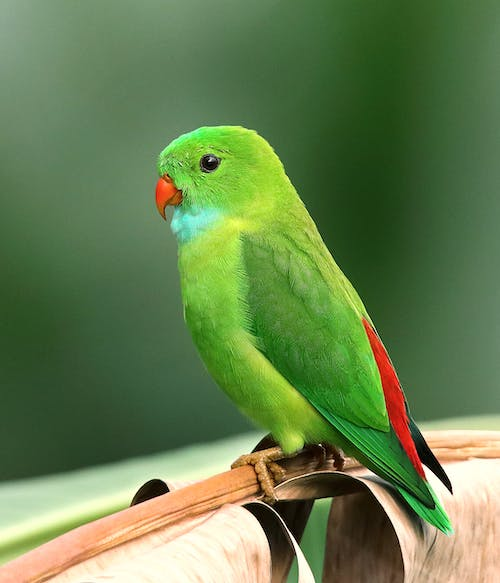
%> input picture pexels-photo-1661179.jpeg, 500 x 583 px
$ octave LaplacientFilterMask.m   (GNU Octave 9; MATLAB toolbox functions it lacks are replaced by stand-ins)
%> lines starting %> are read from the running program, lines starting %| are printed output that depends on the picture


% Read the image
image = imread('D:\Study_Object\3_2_Course\image processing\ICE_3208\problem3\pexels-photo-1661179.jpeg');
%> image is the input picture: size 583x500x3 uint8; mean R, G, B 102.4, 127.9, 78.4

% Convert to grayscale
grayImage = rgb2gray(image);
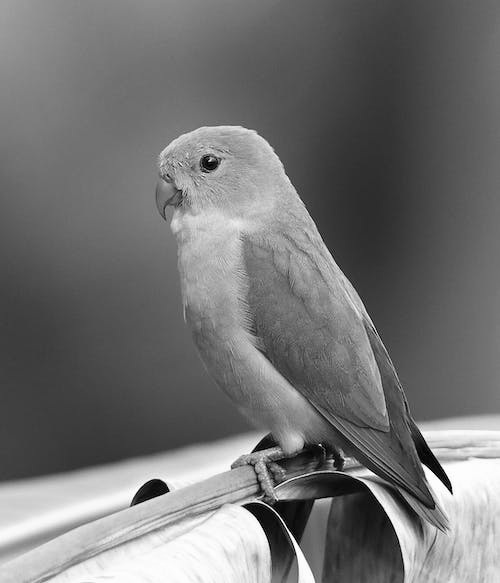
%> grayImage: size 583x500 uint8; min 0, max 254, mean 114.6

% Apply Laplacian filter using built-in function
filteredImage = imfilter(grayImage, fspecial('laplacian'));
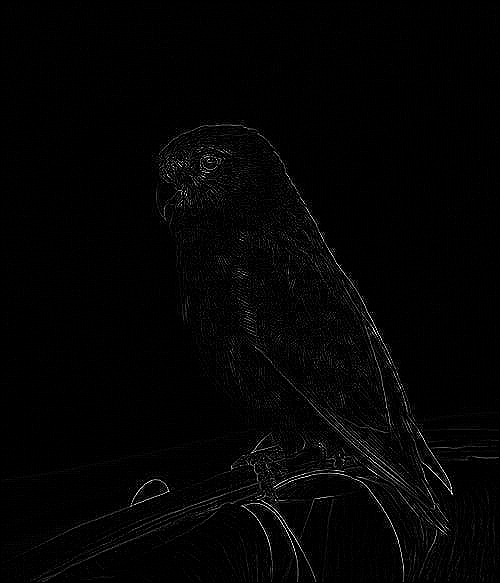
%> filteredImage: size 583x500 uint8; min 0, max 255, mean 4

% Display the original and filtered images
subplot(1, 2, 1);
imshow(grayImage);
title('Original Image');

subplot(1, 2, 2);
imshow(filteredImage, []);
title('Laplacian Filtered Image');


%no need this part
laplacianMask = [0, 1, 0;
                 1, -4, 1;
                 0, 1, 0];

$ run again, with Untitled.jpeg copied over pexels-photo-1661179.jpeg
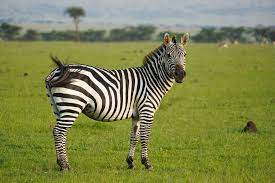
%> input picture Untitled.jpeg, 275 x 183 px
%> image is the input picture: size 183x275x3 uint8; mean R, G, B 127.1, 133.1, 77.8
%> `grayImage = rgb2gray(image);`:
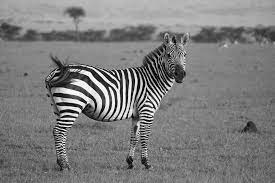
%> grayImage: size 183x275 uint8; min 0, max 254, mean 125
%> `filteredImage = imfilter(grayImage, fspecial('laplacian'));`:
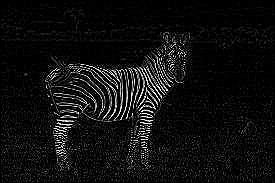
%> filteredImage: size 183x275 uint8; min 0, max 255, mean 15.5

$ run again, with Untitled2.jpeg copied over pexels-photo-1661179.jpeg
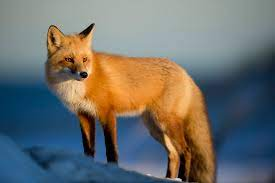
%> input picture Untitled2.jpeg, 275 x 183 px
%> image is the input picture: size 183x275x3 uint8; mean R, G, B 109.5, 111, 107.6
%> `grayImage = rgb2gray(image);`:
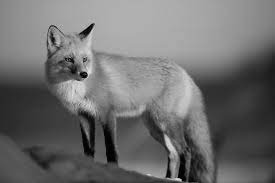
%> grayImage: size 183x275 uint8; min 0, max 227, mean 110.2
%> `filteredImage = imfilter(grayImage, fspecial('laplacian'));`:
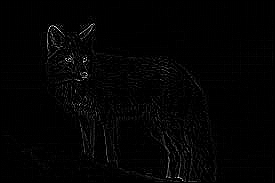
%> filteredImage: size 183x275 uint8; min 0, max 255, mean 3.3
